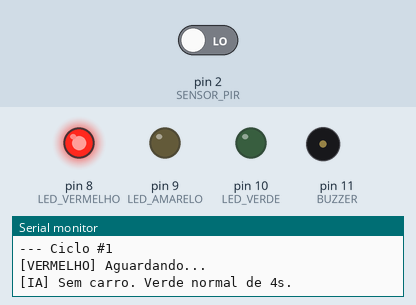
Simulated run of this sketch. Board: Arduino Uno, built with avr-gcc and run on an emulated ATmega328P. Shown: output pins drawn as LEDs (lit = HIGH), buzzer (waves = sounding), the last lines printed to the serial monitor. The test bench sets the inputs (shaded band); at power-on: pin 2 (SENSOR_PIR) LOW.

Above: at 1.2 s.
1.3 s: pin 2 (SENSOR_PIR) driven HIGH
At 6.7 s:
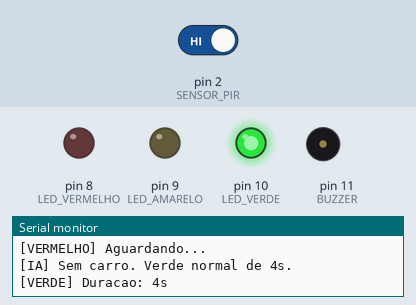
At 9.6 s:
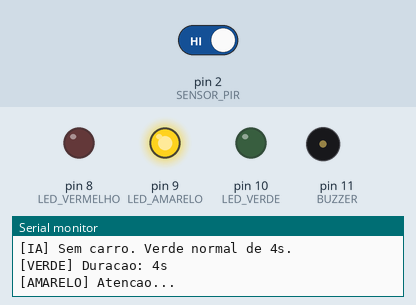
Timing chart, 0 to 17.8 s (numbered marks = the images above; inputs shaded):
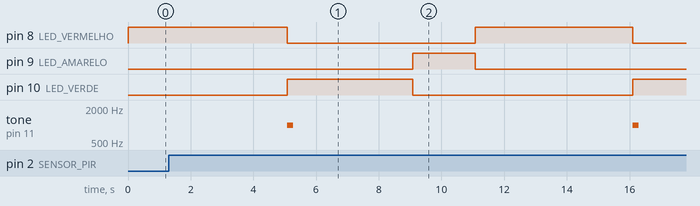

The sketch:

semaforo_inteligente.ino
```cpp
/*
 * SEMAFORO INTELIGENTE COM ARDUINO
 * Disciplina: Programacao de Microprocessadores
 * Professor: Felipe Douglas
 *
 * Descricao:
 *   Sistema de semaforo inteligente que usa sensor
 *   de presenca para ajustar o tempo do verde.
 *   Conceito de IA: tomada de decisao baseada em dados
 *   do sensor (tempo adaptativo).
 *
 * Componentes:
 *   - Arduino UNO (ARM Cortex-M0 no Due / UNO usa AVR)
 *   - LED Vermelho  -> pino 8
 *   - LED Amarelo   -> pino 9
 *   - LED Verde     -> pino 10
 *   - Sensor PIR    -> pino 2 (detecta presenca/carro)
 *   - Buzzer        -> pino 11 (bip no verde)
 */

// ---- Definicao dos pinos ----
#define LED_VERMELHO  8
#define LED_AMARELO   9
#define LED_VERDE     10
#define SENSOR_PIR    2
#define BUZZER        11

// ---- Tempos base (ms) ----
#define TEMPO_VERMELHO     5000
#define TEMPO_AMARELO      2000
#define TEMPO_VERDE_NORMAL 4000
#define TEMPO_VERDE_CARRO  8000   // IA: mais tempo se detectar carro

// ---- Variaveis globais ----
bool carroDetectado = false;
unsigned long tempoVerde = TEMPO_VERDE_NORMAL;
int ciclos = 0;

// ---- Setup ----
void setup() {
  Serial.begin(9600);
  pinMode(LED_VERMELHO, OUTPUT);
  pinMode(LED_AMARELO,  OUTPUT);
  pinMode(LED_VERDE,    OUTPUT);
  pinMode(SENSOR_PIR,   INPUT);
  pinMode(BUZZER,       OUTPUT);

  Serial.println("=== SEMAFORO INTELIGENTE INICIADO ===");
  Serial.println("Aguardando ciclo...");
}

// ---- Funcao principal ----
void loop() {
  ciclos++;
  Serial.print("\n--- Ciclo #");
  Serial.println(ciclos);

  // 1. VERMELHO
  ligarLed(LED_VERMELHO);
  Serial.println("[VERMELHO] Aguardando...");

  // Leitura do sensor durante o vermelho
  carroDetectado = digitalRead(SENSOR_PIR);
  tomarDecisao();  // IA: decide o tempo do verde

  delay(TEMPO_VERMELHO);

  // 2. VERDE
  ligarLed(LED_VERDE);
  Serial.print("[VERDE] Duracao: ");
  Serial.print(tempoVerde / 1000);
  Serial.println("s");

  // Bip no buzzer ao abrir o verde
  tone(BUZZER, 1000, 200);
  delay(tempoVerde);

  // 3. AMARELO
  ligarLed(LED_AMARELO);
  Serial.println("[AMARELO] Atencao...");
  delay(TEMPO_AMARELO);
}

// ---- Liga apenas um LED ----
void ligarLed(int pino) {
  digitalWrite(LED_VERMELHO, LOW);
  digitalWrite(LED_AMARELO,  LOW);
  digitalWrite(LED_VERDE,    LOW);
  digitalWrite(pino,         HIGH);
}

/*
 * TOMADA DE DECISAO (conceito de IA embarcada)
 * Algoritmo simples de decisao adaptativa:
 * - Se sensor detectou carro -> aumenta tempo do verde
 * - Caso contrario -> usa tempo padrao
 * Isso simula um sistema de controle inteligente.
 */
void tomarDecisao() {
  if (carroDetectado) {
    tempoVerde = TEMPO_VERDE_CARRO;
    Serial.println("[IA] Carro detectado! Verde estendido para 8s.");
  } else {
    tempoVerde = TEMPO_VERDE_NORMAL;
    Serial.println("[IA] Sem carro. Verde normal de 4s.");
  }
}
```

Measured:
- by itself, tone on pin 11 (BUZZER): alternates 1000 Hz for 0.20 s and silent for 10.8 s
